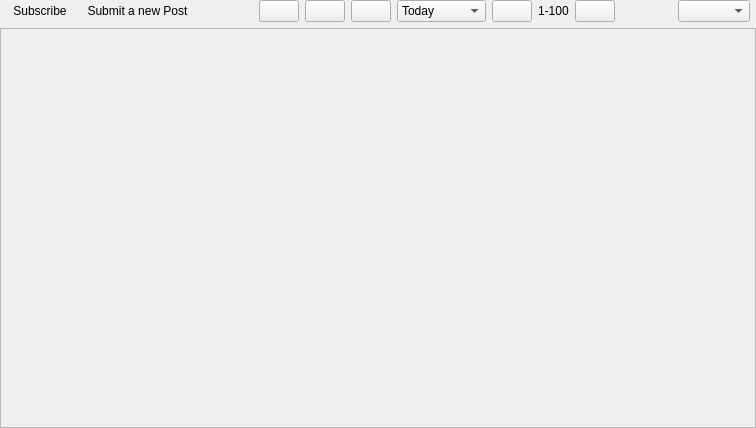
<?xml version="1.0" encoding="UTF-8"?>
<ui version="4.0">
 <class>PostedListWidget</class>
 <widget class="QWidget" name="PostedListWidget">
  <property name="geometry">
   <rect>
    <x>0</x>
    <y>0</y>
    <width>756</width>
    <height>428</height>
   </rect>
  </property>
  <property name="windowTitle">
   <string>Form</string>
  </property>
  <layout class="QVBoxLayout" name="verticalLayout_2">
   <property name="margin">
    <number>0</number>
   </property>
   <item>
    <layout class="QHBoxLayout" name="horizontalLayout_3">
     <property name="leftMargin">
      <number>6</number>
     </property>
     <property name="rightMargin">
      <number>6</number>
     </property>
    </layout>
   </item>
   <item>
    <widget class="QFrame" name="frame">
     <layout class="QHBoxLayout" name="horizontalLayout_2">
      <property name="spacing">
       <number>6</number>
      </property>
      <property name="leftMargin">
       <number>6</number>
      </property>
      <property name="topMargin">
       <number>0</number>
      </property>
      <property name="rightMargin">
       <number>6</number>
      </property>
      <property name="bottomMargin">
       <number>0</number>
      </property>
      <item>
       <widget class="SubscribeToolButton" name="subscribeToolButton">
        <property name="sizePolicy">
         <sizepolicy hsizetype="Fixed" vsizetype="Preferred">
          <horstretch>0</horstretch>
          <verstretch>0</verstretch>
         </sizepolicy>
        </property>
        <property name="text">
         <string notr="true">Subscribe</string>
        </property>
        <property name="autoRaise">
         <bool>true</bool>
        </property>
       </widget>
      </item>
      <item>
       <widget class="QToolButton" name="submitPostButton">
        <property name="text">
         <string>Submit a new Post</string>
        </property>
        <property name="icon">
         <iconset resource="Posted_images.qrc">
          <normaloff>:/images/posted_24.png</normaloff>:/images/posted_24.png</iconset>
        </property>
        <property name="toolButtonStyle">
         <enum>Qt::ToolButtonTextBesideIcon</enum>
        </property>
        <property name="autoRaise">
         <bool>true</bool>
        </property>
       </widget>
      </item>
      <item>
       <spacer name="horizontalSpacer_2">
        <property name="orientation">
         <enum>Qt::Horizontal</enum>
        </property>
        <property name="sizeHint" stdset="0">
         <size>
          <width>40</width>
          <height>20</height>
         </size>
        </property>
       </spacer>
      </item>
      <item>
       <widget class="QPushButton" name="hotSortButton">
        <property name="toolTip">
         <string>Hot</string>
        </property>
        <property name="text">
         <string/>
        </property>
        <property name="icon">
         <iconset resource="Posted_images.qrc">
          <normaloff>:/images/hot_24.png</normaloff>:/images/hot_24.png</iconset>
        </property>
        <property name="iconSize">
         <size>
          <width>24</width>
          <height>24</height>
         </size>
        </property>
        <property name="checkable">
         <bool>true</bool>
        </property>
        <property name="autoExclusive">
         <bool>true</bool>
        </property>
       </widget>
      </item>
      <item>
       <widget class="QPushButton" name="newSortButton">
        <property name="toolTip">
         <string>New</string>
        </property>
        <property name="text">
         <string/>
        </property>
        <property name="icon">
         <iconset resource="Posted_images.qrc">
          <normaloff>:/images/new_24.png</normaloff>:/images/new_24.png</iconset>
        </property>
        <property name="iconSize">
         <size>
          <width>24</width>
          <height>24</height>
         </size>
        </property>
        <property name="checkable">
         <bool>true</bool>
        </property>
        <property name="autoExclusive">
         <bool>true</bool>
        </property>
       </widget>
      </item>
      <item>
       <widget class="QPushButton" name="topSortButton">
        <property name="toolTip">
         <string>Top</string>
        </property>
        <property name="text">
         <string/>
        </property>
        <property name="icon">
         <iconset resource="../images.qrc">
          <normaloff>:/images/vote_up.png</normaloff>:/images/vote_up.png</iconset>
        </property>
        <property name="iconSize">
         <size>
          <width>24</width>
          <height>24</height>
         </size>
        </property>
        <property name="checkable">
         <bool>true</bool>
        </property>
        <property name="checked">
         <bool>false</bool>
        </property>
        <property name="autoExclusive">
         <bool>true</bool>
        </property>
       </widget>
      </item>
      <item>
       <widget class="QComboBox" name="periodComboBox">
        <item>
         <property name="text">
          <string>Today</string>
         </property>
        </item>
        <item>
         <property name="text">
          <string>Yesterday</string>
         </property>
        </item>
        <item>
         <property name="text">
          <string>This Week</string>
         </property>
        </item>
        <item>
         <property name="text">
          <string>This Month</string>
         </property>
        </item>
        <item>
         <property name="text">
          <string>This Year</string>
         </property>
        </item>
       </widget>
      </item>
      <item>
       <widget class="QPushButton" name="prevButton">
        <property name="toolTip">
         <string>Previous</string>
        </property>
        <property name="text">
         <string/>
        </property>
        <property name="icon">
         <iconset resource="../images.qrc">
          <normaloff>:/images/arrow-left.png</normaloff>:/images/arrow-left.png</iconset>
        </property>
       </widget>
      </item>
      <item>
       <widget class="QLabel" name="showLabel">
        <property name="text">
         <string>1-100</string>
        </property>
       </widget>
      </item>
      <item>
       <widget class="QPushButton" name="nextButton">
        <property name="toolTip">
         <string>Next</string>
        </property>
        <property name="text">
         <string/>
        </property>
        <property name="icon">
         <iconset resource="../images.qrc">
          <normaloff>:/images/arrow-right.png</normaloff>:/images/arrow-right.png</iconset>
        </property>
       </widget>
      </item>
      <item>
       <spacer name="horizontalSpacer_3">
        <property name="orientation">
         <enum>Qt::Horizontal</enum>
        </property>
        <property name="sizeHint" stdset="0">
         <size>
          <width>40</width>
          <height>20</height>
         </size>
        </property>
       </spacer>
      </item>
      <item>
       <widget class="GxsIdChooser" name="idChooser"/>
      </item>
     </layout>
    </widget>
   </item>
   <item>
    <widget class="QScrollArea" name="scrollArea">
     <property name="widgetResizable">
      <bool>true</bool>
     </property>
     <widget class="QWidget" name="scrollAreaWidgetContents">
      <property name="geometry">
       <rect>
        <x>0</x>
        <y>0</y>
        <width>754</width>
        <height>16</height>
       </rect>
      </property>
      <property name="sizePolicy">
       <sizepolicy hsizetype="Preferred" vsizetype="Fixed">
        <horstretch>0</horstretch>
        <verstretch>0</verstretch>
       </sizepolicy>
      </property>
      <layout class="QVBoxLayout" name="verticalLayout">
       <property name="spacing">
        <number>0</number>
       </property>
       <property name="margin">
        <number>0</number>
       </property>
      </layout>
     </widget>
    </widget>
   </item>
  </layout>
 </widget>
 <customwidgets>
  <customwidget>
   <class>GxsIdChooser</class>
   <extends>QComboBox</extends>
   <header>gui/gxs/GxsIdChooser.h</header>
  </customwidget>
  <customwidget>
   <class>SubscribeToolButton</class>
   <extends>QToolButton</extends>
   <header>gui/common/SubscribeToolButton.h</header>
  </customwidget>
 </customwidgets>
 <resources>
  <include location="../images.qrc"/>
  <include location="Posted_images.qrc"/>
 </resources>
 <connections/>
</ui>
